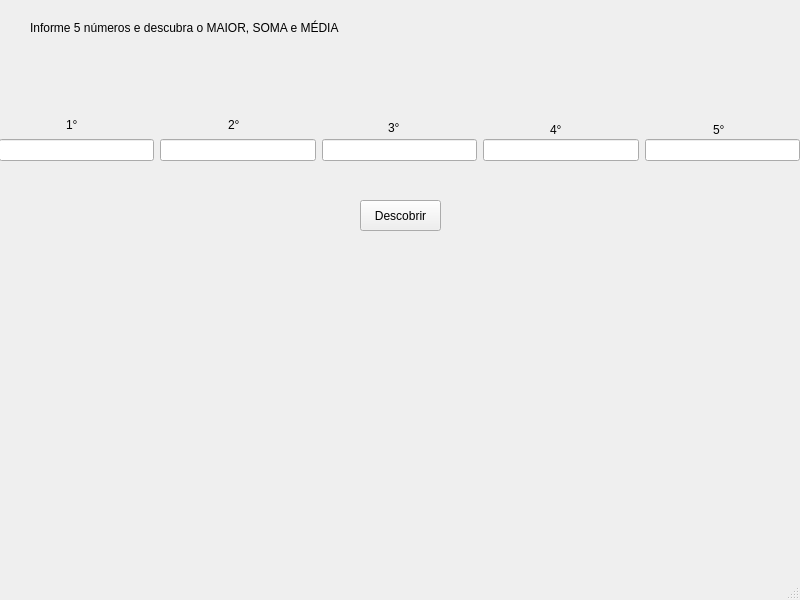
<?xml version="1.0" encoding="UTF-8"?>
<ui version="4.0">
 <class>MainWindow</class>
 <widget class="QMainWindow" name="MainWindow">
  <property name="geometry">
   <rect>
    <x>0</x>
    <y>0</y>
    <width>800</width>
    <height>600</height>
   </rect>
  </property>
  <property name="windowTitle">
   <string>MainWindow</string>
  </property>
  <widget class="QWidget" name="centralwidget">
   <widget class="QLabel" name="label">
    <property name="geometry">
     <rect>
      <x>30</x>
      <y>10</y>
      <width>739</width>
      <height>35</height>
     </rect>
    </property>
    <property name="styleSheet">
     <string notr="true">font: 75 22pt &quot;MS Shell Dlg 2&quot;;</string>
    </property>
    <property name="text">
     <string>Informe 5 números e descubra o MAIOR, SOMA e MÉDIA</string>
    </property>
   </widget>
   <widget class="QWidget" name="horizontalLayoutWidget">
    <property name="geometry">
     <rect>
      <x>-1</x>
      <y>110</y>
      <width>801</width>
      <height>80</height>
     </rect>
    </property>
    <layout class="QHBoxLayout" name="horizontalLayout">
     <item>
      <widget class="QLineEdit" name="n1"/>
     </item>
     <item>
      <widget class="QLineEdit" name="n2"/>
     </item>
     <item>
      <widget class="QLineEdit" name="n3"/>
     </item>
     <item>
      <widget class="QLineEdit" name="n4"/>
     </item>
     <item>
      <widget class="QLineEdit" name="n5"/>
     </item>
    </layout>
   </widget>
   <widget class="QLabel" name="label_2">
    <property name="geometry">
     <rect>
      <x>66</x>
      <y>115</y>
      <width>17</width>
      <height>19</height>
     </rect>
    </property>
    <property name="styleSheet">
     <string notr="true">font: 12pt &quot;MS Shell Dlg 2&quot;;</string>
    </property>
    <property name="text">
     <string>1°</string>
    </property>
   </widget>
   <widget class="QLabel" name="label_3">
    <property name="geometry">
     <rect>
      <x>228</x>
      <y>115</y>
      <width>17</width>
      <height>19</height>
     </rect>
    </property>
    <property name="styleSheet">
     <string notr="true">font: 12pt &quot;MS Shell Dlg 2&quot;;</string>
    </property>
    <property name="text">
     <string>2°</string>
    </property>
   </widget>
   <widget class="QLabel" name="label_4">
    <property name="geometry">
     <rect>
      <x>388</x>
      <y>118</y>
      <width>17</width>
      <height>19</height>
     </rect>
    </property>
    <property name="styleSheet">
     <string notr="true">font: 12pt &quot;MS Shell Dlg 2&quot;;</string>
    </property>
    <property name="text">
     <string>3°</string>
    </property>
   </widget>
   <widget class="QLabel" name="label_5">
    <property name="geometry">
     <rect>
      <x>550</x>
      <y>120</y>
      <width>17</width>
      <height>19</height>
     </rect>
    </property>
    <property name="styleSheet">
     <string notr="true">font: 12pt &quot;MS Shell Dlg 2&quot;;</string>
    </property>
    <property name="text">
     <string>4°</string>
    </property>
   </widget>
   <widget class="QLabel" name="label_6">
    <property name="geometry">
     <rect>
      <x>713</x>
      <y>120</y>
      <width>17</width>
      <height>19</height>
     </rect>
    </property>
    <property name="styleSheet">
     <string notr="true">font: 12pt &quot;MS Shell Dlg 2&quot;;</string>
    </property>
    <property name="text">
     <string>5°</string>
    </property>
   </widget>
   <widget class="QWidget" name="horizontalLayoutWidget_2">
    <property name="geometry">
     <rect>
      <x>0</x>
      <y>300</y>
      <width>801</width>
      <height>80</height>
     </rect>
    </property>
    <layout class="QHBoxLayout" name="horizontalLayout_2">
     <item>
      <spacer name="horizontalSpacer">
       <property name="orientation">
        <enum>Qt::Horizontal</enum>
       </property>
       <property name="sizeHint" stdset="0">
        <size>
         <width>40</width>
         <height>20</height>
        </size>
       </property>
      </spacer>
     </item>
     <item>
      <widget class="QLabel" name="resultado">
       <property name="styleSheet">
        <string notr="true">font: 18pt &quot;MS Shell Dlg 2&quot;;
color: green;</string>
       </property>
       <property name="text">
        <string/>
       </property>
      </widget>
     </item>
     <item>
      <spacer name="horizontalSpacer_2">
       <property name="orientation">
        <enum>Qt::Horizontal</enum>
       </property>
       <property name="sizeHint" stdset="0">
        <size>
         <width>40</width>
         <height>20</height>
        </size>
       </property>
      </spacer>
     </item>
    </layout>
   </widget>
   <widget class="QPushButton" name="botao">
    <property name="geometry">
     <rect>
      <x>360</x>
      <y>200</y>
      <width>81</width>
      <height>31</height>
     </rect>
    </property>
    <property name="text">
     <string>Descobrir</string>
    </property>
   </widget>
  </widget>
  <widget class="QMenuBar" name="menubar">
   <property name="geometry">
    <rect>
     <x>0</x>
     <y>0</y>
     <width>800</width>
     <height>21</height>
    </rect>
   </property>
  </widget>
  <widget class="QStatusBar" name="statusbar"/>
 </widget>
 <resources/>
 <connections/>
</ui>
